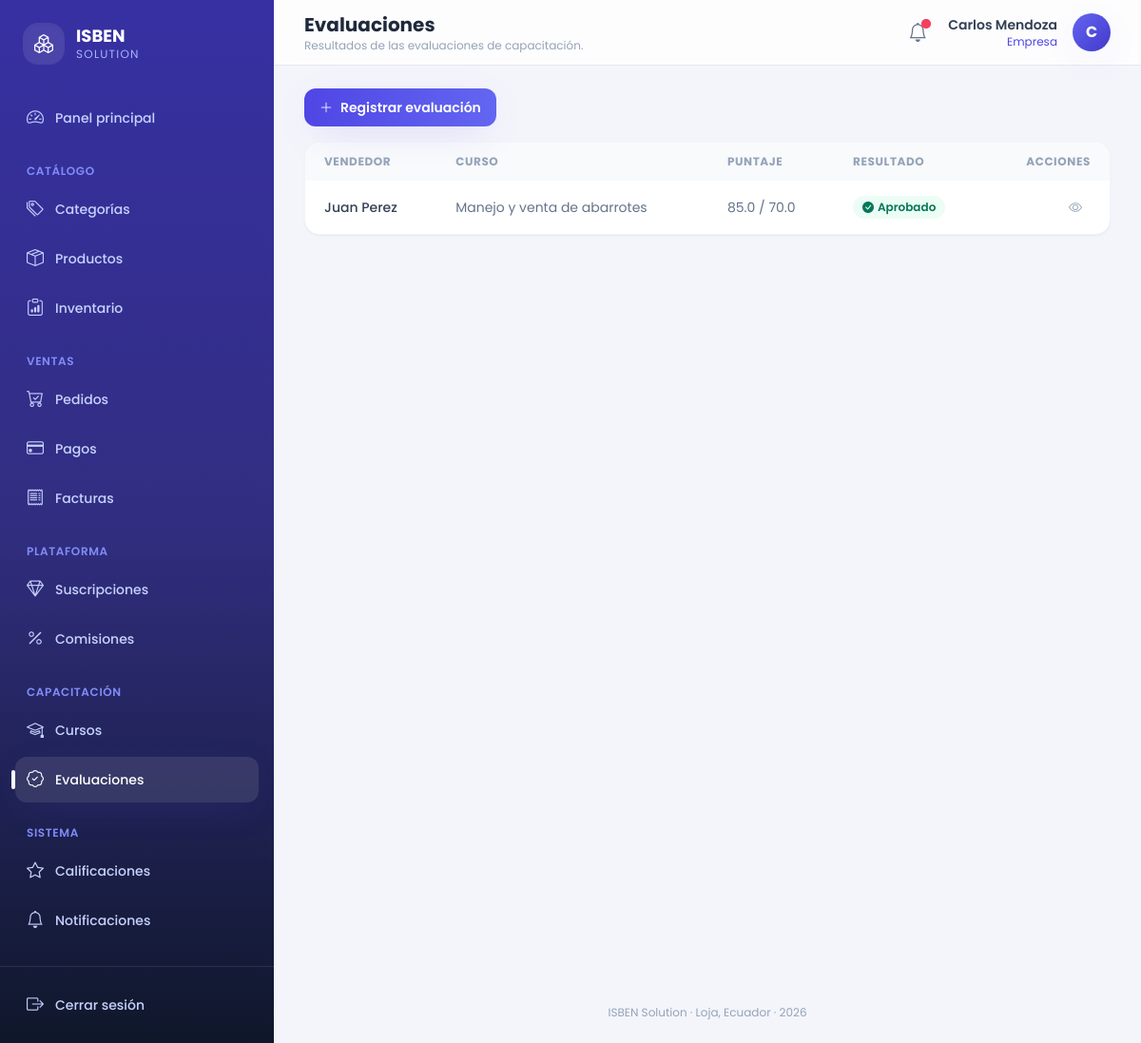
The app's page /evaluaciones/ (signed in) with its own data.
### core/models.py (models this page shows, shortened)
class Notificacion(models.Model):
    destinatario  = models.ForeignKey(Usuario, on_delete=models.CASCADE,
                                      related_name='notificaciones')
    tipo          = models.CharField(max_length=20, choices=TIPO_NOTIFICACION)
    titulo        = models.CharField(max_length=200)
    mensaje       = models.TextField()
    leida         = models.BooleanField(default=False)
    fecha_envio   = models.DateTimeField(auto_now_add=True)
    fecha_lectura = models.DateTimeField(null=True, blank=True)
    class Meta:
        ordering = ['-fecha_envio']
        verbose_name = 'Notificación'
        verbose_name_plural = 'Notificaciones'

class Usuario(AbstractUser):
    email    = models.EmailField(unique=True)
    telefono = models.CharField(max_length=20, blank=True)
    rol      = models.CharField(max_length=20, choices=ROL_USUARIO)
    fecha_actualizacion = models.DateTimeField(auto_now=True)
    REQUIRED_FIELDS = ['email', 'rol']
    class Meta:
        verbose_name = 'Usuario'
        verbose_name_plural = 'Usuarios'

class Evaluacion(models.Model):
    vendedor         = models.ForeignKey(Vendedor, on_delete=models.CASCADE,
                                         related_name='evaluaciones')
    curso            = models.ForeignKey(Curso, on_delete=models.CASCADE,
                                         related_name='evaluaciones')
    puntaje_obtenido = models.FloatField()
    puntaje_minimo   = models.FloatField()
    aprobado         = models.BooleanField(default=False)
    fecha_rendicion  = models.DateTimeField(auto_now_add=True)
    class Meta:
        verbose_name = 'Evaluación'
        verbose_name_plural = 'Evaluaciones'

class Vendedor(models.Model):
    usuario               = models.OneToOneField(Usuario, on_delete=models.CASCADE,
                                                 related_name='vendedor')
    numero_identidad      = models.CharField(max_length=20, unique=True)
    calificacion_promedio = models.FloatField(default=0.0)
    estado_aprobacion     = models.CharField(max_length=20, choices=ESTADO_APROBACION,
                                             default='pendiente')
    empresas_aprobadoras  = models.ManyToManyField(Empresa, blank=True,
                                                   related_name='vendedores_aprobados')
    class Meta:
        verbose_name = 'Vendedor'
        verbose_name_plural = 'Vendedores'

class Curso(models.Model):
    empresa        = models.ForeignKey(Empresa, on_delete=models.CASCADE,
                                       related_name='cursos', null=True, blank=True)
    titulo         = models.CharField(max_length=200)
    descripcion    = models.TextField(blank=True)
    duracion_horas = models.FloatField()
    url_contenido  = models.URLField(blank=True)
    activo         = models.BooleanField(default=True)
    fecha_creacion = models.DateTimeField(auto_now_add=True)
    vendedores     = models.ManyToManyField(Vendedor, blank=True,
                                            related_name='cursos_asignados')
    class Meta:
        verbose_name = 'Curso'
        verbose_name_plural = 'Cursos'

### core/views.py (the view)
# urls.py: path('evaluaciones/', views.lista_evaluaciones, name='lista_evaluaciones'),
@login_required
def lista_evaluaciones(request):
    evaluaciones = Evaluacion.objects.select_related('vendedor__usuario', 'curso').order_by('-fecha_rendicion')
    if request.user.rol == 'vendedor':
        evaluaciones = evaluaciones.filter(vendedor=request.user.vendedor)
    return render(request, 'core/evaluaciones/lista.html', {'evaluaciones': _paginar(request, evaluaciones)})

### core/context_processors.py (called while the page is built)
def notificaciones(request):
    if request.user.is_authenticated:
        return {
            'notificaciones_no_leidas_global': request.user.notificaciones.filter(leida=False).count(),
        }
    return {}

### core/views.py (called while the page is built)
def _paginar(request, queryset, por_pagina=10):
    return Paginator(queryset, por_pagina).get_page(request.GET.get('page'))

### core/templates/core/evaluaciones/lista.html (shortened to what this page needs)
{% extends 'core/master.html' %}
{% block header_title %}Evaluaciones{% endblock %}
{% block header_subtitle %}Resultados de las evaluaciones de capacitación.{% endblock %}
{% block content %}
<div class="mb-4">
  <a href="{% url 'crear_evaluacion' %}" class="inline-flex items-center gap-2 rounded-xl bg-gradient-to-r from-brand-600 to-brand-500 px-4 py-2.5 text-sm font-semibold text-white shadow-soft transition active:scale-[0.98] hover:from-brand-700 hover:to-brand-600">
    <i class="bi bi-plus-lg"></i> Registrar evaluación
  </a>
</div>
<div class="overflow-hidden rounded-2xl border border-slate-100 bg-white shadow-sm">
  <div class="overflow-x-auto">
    <table class="w-full text-left text-sm">
      <thead class="bg-slate-50 text-xs uppercase tracking-wider text-slate-400">
        <tr>
          <th class="px-5 py-3">Vendedor</th>
          <th class="px-5 py-3">Curso</th>
          <th class="px-5 py-3">Puntaje</th>
          <th class="px-5 py-3">Resultado</th>
          <th class="px-5 py-3 text-right">Acciones</th>
        </tr>
      </thead>
      <tbody class="divide-y divide-slate-100">
        {% for evaluacion in evaluaciones %}
        <tr class="transition hover:bg-brand-50/40">
          <td class="px-5 py-3 font-medium text-slate-700">{{ evaluacion.vendedor.usuario.get_full_name }}</td>
          <td class="px-5 py-3 text-slate-500">{{ evaluacion.curso.titulo }}</td>
          <td class="px-5 py-3 text-slate-500">{{ evaluacion.puntaje_obtenido }} / {{ evaluacion.puntaje_minimo }}</td>
          <td class="px-5 py-3">
            {% if evaluacion.aprobado %}
            <span class="inline-flex items-center gap-1 rounded-full bg-emerald-50 px-2.5 py-1 text-xs font-semibold text-emerald-700"><i class="bi bi-check-circle-fill"></i> Aprobado</span>
            {% else %}
            <span class="inline-flex items-center gap-1 rounded-full bg-rose-50 px-2.5 py-1 text-xs font-semibold text-rose-700"><i class="bi bi-x-circle-fill"></i> Reprobado</span>
            {% endif %}
          </td>
          <td class="px-5 py-3">
            <div class="flex justify-end gap-2">
              <a href="{% url 'detalle_evaluacion' evaluacion.pk %}" class="grid h-8 w-8 place-items-center rounded-lg text-slate-400 hover:bg-slate-100 hover:text-brand-600"><i class="bi bi-eye"></i></a>
            </div>
          </td>
        </tr>
        {% empty %}
        <tr><td colspan="5" class="px-5 py-10 text-center text-slate-400"><i class="bi bi-inbox mb-2 block text-3xl"></i> No hay evaluaciones registradas.</td></tr>
        {% endfor %}
      </tbody>
    </table>
  </div>
</div>
{% endblock %}

### core/templates/core/master.html (shortened to what this page needs)
{% load static %}
<!DOCTYPE html>
<html lang="es">
<head>
<script src="https://cdn.tailwindcss.com"></script>
<link rel="stylesheet" href="https://cdn.jsdelivr.net/npm/bootstrap-icons@1.11.3/font/bootstrap-icons.min.css">
<link rel="stylesheet" href="{% static 'core/css/estilos.css' %}">
</head>
<body class="font-sans text-slate-700 antialiased" x-data="{ sidebarOpen: false }">
{% if user.is_authenticated %}
<div class="flex min-h-screen">
  <aside
    class="fixed inset-y-0 left-0 z-40 w-72 transform bg-gradient-to-b from-brand-800 via-brand-900 to-slate-900 text-indigo-100 transition-transform duration-300 lg:static lg:translate-x-0"
    :class="sidebarOpen ? 'translate-x-0' : '-translate-x-full'">
    <div class="flex h-full flex-col">
      <div class="flex items-center gap-3 px-6 py-6">
        <div class="flex h-11 w-11 items-center justify-center rounded-2xl bg-white/10 text-xl font-bold text-white shadow-inner">
          <i class="bi bi-boxes"></i>
        </div>
        <div>
          <p class="text-lg font-bold leading-tight text-white">ISBEN</p>
          <p class="text-xs uppercase tracking-widest text-indigo-300">Solution</p>
        </div>
      </div>
      <nav class="mt-2 flex-1 space-y-6 overflow-y-auto px-4 pb-6">
        <div>
          <a href="{% url 'inicio' %}"
             class="group relative flex items-center gap-3 rounded-xl px-3 py-2.5 text-sm font-medium transition {% if request.resolver_match.url_name == 'inicio' %}bg-white/10 text-white shadow-soft{% else %}text-indigo-200 hover:translate-x-0.5 hover:bg-white/5 hover:text-white{% endif %}">
            <i class="bi bi-speedometer2 text-lg"></i> Panel principal
          </a>
        </div>
        <div>
          <p class="px-3 pb-2 text-xs font-semibold uppercase tracking-wider text-indigo-400">Catálogo</p>
          <div class="space-y-1">
            {% include 'core/partials/_nav_link.html' with url_name='lista_categorias' icon='bi-tags' label='Categorías' %}
            {% include 'core/partials/_nav_link.html' with url_name='lista_productos' icon='bi-box-seam' label='Productos' %}
            {% if user.rol in 'empresa,administrador' %}
              {% include 'core/partials/_nav_link.html' with url_name='lista_inventario' icon='bi-clipboard-data' label='Inventario' %}
            {% endif %}
          </div>
        </div>
        <div>
          <p class="px-3 pb-2 text-xs font-semibold uppercase tracking-wider text-indigo-400">Ventas</p>
          <div class="space-y-1">
            {% include 'core/partials/_nav_link.html' with url_name='lista_pedidos' icon='bi-cart-check' label='Pedidos' %}
            {% include 'core/partials/_nav_link.html' with url_name='lista_pagos' icon='bi-credit-card' label='Pagos' %}
            {% include 'core/partials/_nav_link.html' with url_name='lista_facturas' icon='bi-receipt' label='Facturas' %}
          </div>
        </div>
        {% if user.rol == 'administrador' or user.rol == 'empresa' %}
        <div>
          <p class="px-3 pb-2 text-xs font-semibold uppercase tracking-wider text-indigo-400">Plataforma</p>
          <div class="space-y-1">
            {% include 'core/partials/_nav_link.html' with url_name='lista_suscripciones' icon='bi-gem' label='Suscripciones' %}
            {% include 'core/partials/_nav_link.html' with url_name='lista_comisiones' icon='bi-percent' label='Comisiones' %}
          </div>
        </div>
        {% endif %}
        <div>
          <p class="px-3 pb-2 text-xs font-semibold uppercase tracking-wider text-indigo-400">Capacitación</p>
          <div class="space-y-1">
            {% include 'core/partials/_nav_link.html' with url_name='lista_cursos' icon='bi-mortarboard' label='Cursos' %}
            {% include 'core/partials/_nav_link.html' with url_name='lista_evaluaciones' icon='bi-patch-check' label='Evaluaciones' %}
          </div>
        </div>
        <div>
          <p class="px-3 pb-2 text-xs font-semibold uppercase tracking-wider text-indigo-400">Sistema</p>
          <div class="space-y-1">
            {% include 'core/partials/_nav_link.html' with url_name='lista_calificaciones' icon='bi-star' label='Calificaciones' %}
            {% include 'core/partials/_nav_link.html' with url_name='lista_notificaciones' icon='bi-bell' label='Notificaciones' %}
          </div>
        </div>
      </nav>
      <div class="border-t border-white/10 p-4">
        <form action="{% url 'logout' %}" method="post">
          <button type="submit" class="flex w-full items-center gap-3 rounded-xl px-3 py-2.5 text-sm font-medium text-indigo-200 transition hover:bg-white/5 hover:text-white">
            <i class="bi bi-box-arrow-right text-lg"></i> Cerrar sesión
          </button>
        </form>
      </div>
    </div>
  </aside>
  <div class="flex min-h-screen flex-1 flex-col lg:pl-0">
    <header class="sticky top-0 z-20 flex items-center justify-between gap-4 border-b border-slate-200 bg-white/80 px-4 py-3 backdrop-blur lg:px-8">
      <div class="flex items-center gap-3">
        <div>
          <h1 class="text-lg font-bold text-slate-800 lg:text-xl">{% block header_title %}{% endblock %}</h1>
          <p class="hidden text-xs text-slate-400 sm:block">{% block header_subtitle %}Gestiona tu operación mayorista desde un solo lugar.{% endblock %}</p>
        </div>
      </div>
      <div class="flex items-center gap-3">
        <a href="{% url 'lista_notificaciones' %}" class="relative grid h-10 w-10 place-items-center rounded-xl text-slate-500 transition hover:bg-slate-100 hover:text-brand-600" title="Notificaciones">
          <i class="bi bi-bell text-xl"></i>
          {% if notificaciones_no_leidas_global %}
          <span class="absolute right-1.5 top-1.5 flex h-2.5 w-2.5">
            <span class="relative inline-flex h-2.5 w-2.5 rounded-full bg-rose-500"></span>
          </span>
          {% endif %}
        </a>
        <div class="flex items-center gap-4" x-data="{ open: false }">
          <div class="hidden text-right sm:block">
            <p class="text-sm font-semibold text-slate-700">{{ user.get_full_name|default:user.username }}</p>
            <p class="text-xs capitalize text-brand-600">{{ user.get_rol_display }}</p>
          </div>
          <button @click="open = !open" class="grid h-10 w-10 place-items-center rounded-full bg-gradient-to-br from-brand-500 to-brand-700 font-bold text-white shadow-soft transition hover:shadow-lg">
            {{ user.first_name|slice:":1"|upper|default:user.username|slice:":1"|upper }}
          </button>
        </div>
      </div>
    </header>
    <main class="pagina-contenido flex-1 px-4 py-6 lg:px-8">
      {% block content %}{% endblock %}
    </main>
    <footer class="px-4 py-6 text-center text-xs text-slate-400 lg:px-8">
      ISBEN Solution &middot; Loja, Ecuador &middot; {% now "Y" %}
    </footer>
  </div>
</div>
{% else %}
  {% block auth_content %}{% endblock %}
{% endif %}
</body>
</html>

### core/templates/core/partials/_nav_link.html
{% url url_name as nav_url %}
<a href="{{ nav_url }}"
   class="group relative flex items-center gap-3 rounded-xl px-3 py-2.5 text-sm font-medium transition {% if request.resolver_match.url_name == url_name %}bg-white/10 text-white shadow-soft{% else %}text-indigo-200 hover:translate-x-0.5 hover:bg-white/5 hover:text-white{% endif %}">
  {% if request.resolver_match.url_name == url_name %}
  <span class="absolute -left-1 top-1/2 h-5 w-1 -translate-y-1/2 rounded-full bg-white"></span>
  {% endif %}
  <i class="bi {{ icon }} text-lg"></i> {{ label }}
</a>

### core/templates/core/master.html (style rules this page uses)
body { background: #f4f5fb; }
main.pagina-contenido { animation: fadeInUp 0.35s ease-out; }
a, button { -webkit-tap-highlight-color: transparent; }

### records on screen
Notificacion: tipo "Inventario"
Usuario: get_full_name "Carlos Mendoza", rol "Empresa", first_name "C"
Evaluacion: vendedor.usuario.get_full_name "Juan Perez", curso.titulo "Manejo y venta de abarrotes", puntaje_obtenido "85.0", puntaje_minimo "70.0", aprobado True (drawn)

### other values on screen
{{ label }} "Categorías Productos Pedidos Pagos Facturas Suscripciones Comisiones Cursos Evaluaciones Calificaciones Notificaciones"
